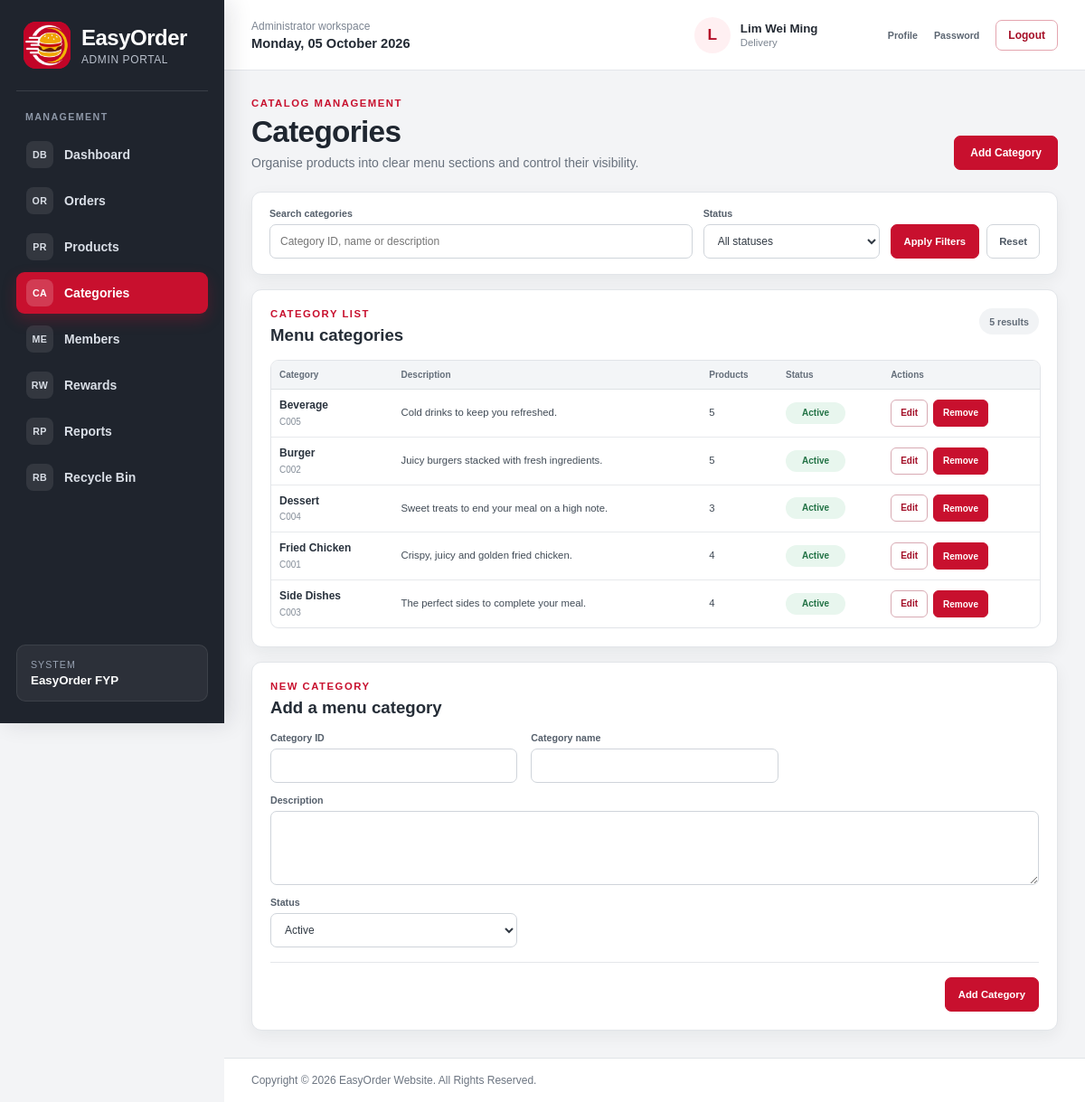
Page /admin_category.php (signed in) on the committed database.
### tables this page shows
CREATE TABLE `staff` (
  `staff_id` char(5) NOT NULL,
  `staff_name` varchar(100) NOT NULL,
  `staff_role` varchar(20) NOT NULL,
  `staff_email` varchar(100) NOT NULL,
  `staff_phone` varchar(15) NOT NULL,
  `staff_password` varchar(50) NOT NULL,
  `staff_isDelete` int(1) NOT NULL DEFAULT 0
);

CREATE TABLE `category` (
  `category_id` char(5) NOT NULL,
  `category_name` varchar(50) NOT NULL,
  `category_desc` varchar(100) NOT NULL,
  `category_status` varchar(10) NOT NULL,
  `category_isDelete` int(1) NOT NULL DEFAULT 0
);

### admin_category.php (the view, shortened to what this page needs)
<?php
include("dataconnection.php");
require_once("admin_shell.php");
function admin_category_html($value)
{
	return htmlspecialchars((string)$value,ENT_QUOTES,"UTF-8");
}
$search = trim((string)($_GET["search"] ?? ""));
$status_filter = trim((string)($_GET["status"] ?? ""));
$like_search = "%".$search."%";
$category_stmt = mysqli_prepare($connect,
	"SELECT c.category_id,c.category_name,c.category_desc,c.category_status,COUNT(p.product_id) AS product_count
	 FROM category c
	 LEFT JOIN product p ON p.product_category=c.category_name AND p.product_isDelete=0
	 WHERE c.category_isDelete=0
	 AND (?='' OR c.category_id LIKE ? OR c.category_name LIKE ? OR c.category_desc LIKE ?)
	 AND (?='' OR c.category_status=?)
	 GROUP BY c.category_id,c.category_name,c.category_desc,c.category_status
	 ORDER BY c.category_name");
$categories = array();
if($category_stmt)
{
	mysqli_stmt_bind_param($category_stmt,"ssssss",$search,$like_search,$like_search,$like_search,$status_filter,$status_filter);
	mysqli_stmt_execute($category_stmt);
	$category_result = mysqli_stmt_get_result($category_stmt);
	while($category_row = mysqli_fetch_assoc($category_result))
	{
		$categories[] = $category_row;
	}
}
$editing_category = null;
?>
<!DOCTYPE html>
<html lang="en">
<head>
	<link rel="stylesheet" href="style.css">
	<link rel="stylesheet" href="admin_style.css">
</head>
<body class="admin-body">
<?php easyorder_admin_shell_start("admin_category.php"); ?>
	<section class="admin-page-heading">
		<div>
			<p class="admin-eyebrow">CATALOG MANAGEMENT</p>
			<h1>Categories</h1>
			<p>Organise products into clear menu sections and control their visibility.</p>
		</div>
		<a class="admin-primary-link" href="#category-editor">Add Category</a>
	</section>
	<section class="admin-catalog-filter-panel">
		<form class="admin-catalog-filter-form admin-category-filter-form" method="get" action="admin_category.php">
			<label class="admin-catalog-search">
				<span>Search categories</span>
				<input type="search" name="search" value="<?php echo admin_category_html($search); ?>" placeholder="Category ID, name or description">
			</label>
			<label>
				<span>Status</span>
				<select name="status">
					<option value="">All statuses</option>
				</select>
			</label>
			<div class="admin-catalog-filter-actions">
				<button type="submit">Apply Filters</button>
				<a href="admin_category.php">Reset</a>
			</div>
		</form>
	</section>
	<section class="admin-catalog-results">
		<header class="admin-section-heading">
			<div>
				<p class="admin-eyebrow">CATEGORY LIST</p>
				<h2>Menu categories</h2>
			</div>
			<span class="admin-catalog-result-meta"><?php echo count($categories); ?> result<?php echo count($categories)===1 ? "" : "s"; ?></span>
		</header>
		<div class="admin-catalog-table-wrap">
			<table class="admin-catalog-table admin-category-table">
				<thead>
					<tr><th>Category</th><th>Description</th><th>Products</th><th>Status</th><th>Actions</th></tr>
				</thead>
				<tbody>
				<?php if(!$categories): ?>
					<tr><td class="admin-catalog-empty" colspan="5">No categories match the selected filters.</td></tr>
				<?php else: ?>
					<?php foreach($categories as $category): ?>
						<tr>
							<td><strong><?php echo admin_category_html($category["category_name"]); ?></strong><small><?php echo admin_category_html($category["category_id"]); ?></small></td>
							<td class="admin-category-description"><?php echo admin_category_html($category["category_desc"]); ?></td>
							<td><?php echo (int)$category["product_count"]; ?></td>
							<td><span class="admin-status-badge <?php echo $category["category_status"]==="Active" ? "status-success" : "status-danger"; ?>"><?php echo admin_category_html($category["category_status"]); ?></span></td>
							<td>
								<div class="admin-catalog-row-actions">
									<a href="admin_category.php?edit=<?php echo rawurlencode($category["category_id"]); ?>#category-editor">Edit</a>
									<form method="post" action="admin_category.php" onsubmit="return confirm('Remove this category? Categories containing products cannot be removed.');">
										<button type="submit">Remove</button>
									</form>
								</div>
							</td>
						</tr>
					<?php endforeach; ?>
				<?php endif; ?>
				</tbody>
			</table>
		</div>
	</section>
	<section id="category-editor" class="admin-catalog-editor">
		<header class="admin-section-heading">
			<div>
				<p class="admin-eyebrow"><?php echo $editing_category ? "UPDATE CATEGORY" : "NEW CATEGORY"; ?></p>
				<h2><?php echo $editing_category ? "Edit ".admin_category_html($editing_category["category_name"]) : "Add a menu category"; ?></h2>
			</div>
		</header>
		<form class="admin-catalog-editor-form admin-category-editor-form" name="categoryfrm" method="post" action="admin_category.php">
			<div class="admin-catalog-fields">
				<label class="admin-form-field">
					<span>Category ID</span>
					<input type="text" name="category_id" maxlength="5" pattern="[A-Za-z0-9]{1,5}" value="<?php echo admin_category_html($editing_category["category_id"] ?? ""); ?>"<?php echo $editing_category ? " readonly" : ""; ?> required>
				</label>
				<label class="admin-form-field">
					<span>Category name</span>
					<input type="text" name="category_name" maxlength="50" value="<?php echo admin_category_html($editing_category["category_name"] ?? ""); ?>" required>
				</label>
				<label class="admin-form-field admin-field-wide">
					<span>Description</span>
					<textarea name="category_desc" maxlength="255" rows="3" required><?php echo admin_category_html($editing_category["category_desc"] ?? ""); ?></textarea>
				</label>
				<label class="admin-form-field">
					<span>Status</span>
					<select name="category_status" required>
						<?php $selected_status = $editing_category["category_status"] ?? "Active"; ?>
						<option value="Active"<?php echo $selected_status==="Active" ? " selected" : ""; ?>>Active</option>
					</select>
				</label>
			</div>
			<div class="admin-catalog-form-actions">
				<button type="submit"><?php echo $editing_category ? "Save Category Changes" : "Add Category"; ?></button>
			</div>
		</form>
	</section>
<?php easyorder_admin_shell_end(); ?>
</body>
</html>

### admin_shell.php (shortened to what this page needs)
<?php
if(!function_exists("easyorder_admin_shell_start"))
{
	function easyorder_admin_shell_start($active_page="")
	{
		global $connect;
		$admin_name = $_SESSION["admin_name"] ?? "Administrator";
		$admin_role = $_SESSION["admin_role"] ?? "Staff";
		if($connect && isset($_SESSION["admin_id"]))
		{
			$identity_stmt = mysqli_prepare($connect,"SELECT staff_name,staff_role FROM staff WHERE staff_id=? AND staff_isDelete=0 LIMIT 1");
			if($identity_stmt)
			{
				mysqli_stmt_bind_param($identity_stmt,"s",$_SESSION["admin_id"]);
				if(mysqli_stmt_execute($identity_stmt))
				{
					$identity_result = mysqli_stmt_get_result($identity_stmt);
					if($identity_row = mysqli_fetch_assoc($identity_result))
					{
						$admin_name = $identity_row["staff_name"];
						$admin_role = $identity_row["staff_role"];
					}
				}
			}
		}
		$navigation = array(
			array("page"=>"admin_dashboard.php","label"=>"Dashboard","icon"=>"DB"),
			array("page"=>"admin_order.php","label"=>"Orders","icon"=>"OR"),
			array("page"=>"admin_product.php","label"=>"Products","icon"=>"PR"),
			array("page"=>"admin_category.php","label"=>"Categories","icon"=>"CA"),
			array("page"=>"admin_member.php","label"=>"Members","icon"=>"ME"),
			array("page"=>"admin_reward.php","label"=>"Rewards","icon"=>"RW"),
			array("page"=>"admin_report.php","label"=>"Reports","icon"=>"RP"),
			array("page"=>"admin_restore.php","label"=>"Recycle Bin","icon"=>"RB")
		);
		$display_admin_role = $admin_role==="Manager" ? "Super Admin" : $admin_role;
		?>
		<div class="admin-app-shell">
			<aside class="admin-sidebar" aria-label="Administrator navigation">
				<a class="admin-brand" href="admin_dashboard.php" aria-label="EasyOrder administrator dashboard">
					<img src="image/logo.png" width="52" height="52" alt="EasyOrder logo">
					<span><strong>EasyOrder</strong><small>Admin Portal</small></span>
				</a>
				<nav class="admin-navigation">
					<p class="admin-navigation-label">MANAGEMENT</p>
					<?php foreach($navigation as $item): ?>
						<?php $is_active = $active_page===$item["page"]; ?>
						<a href="<?php echo htmlspecialchars($item["page"],ENT_QUOTES,"UTF-8"); ?>" class="<?php echo $is_active ? "active" : ""; ?>"<?php echo $is_active ? ' aria-current="page"' : ""; ?>>
							<span class="admin-nav-icon" aria-hidden="true"><?php echo htmlspecialchars($item["icon"],ENT_QUOTES,"UTF-8"); ?></span>
							<?php echo htmlspecialchars($item["label"],ENT_QUOTES,"UTF-8"); ?>
						</a>
					<?php endforeach; ?>
				</nav>
				<div class="admin-sidebar-note">
					<span>System</span>
					<strong>EasyOrder FYP</strong>
				</div>
			</aside>
			<div class="admin-workspace">
				<header class="admin-topbar">
					<div class="admin-topbar-context">
						<span>Administrator workspace</span>
						<strong><?php echo date("l, d F Y"); ?></strong>
					</div>
					<div class="admin-account-summary">
						<span class="admin-avatar" aria-hidden="true"><?php echo htmlspecialchars(strtoupper(substr($admin_name,0,1)),ENT_QUOTES,"UTF-8"); ?></span>
						<a class="admin-account-copy" href="admin_profile.php" aria-label="Open administrator profile">
							<strong><?php echo htmlspecialchars($admin_name,ENT_QUOTES,"UTF-8"); ?></strong>
							<small><?php echo htmlspecialchars($display_admin_role,ENT_QUOTES,"UTF-8"); ?></small>
						</a>
						<div class="admin-account-actions">
							<a href="admin_profile.php">Profile</a>
							<a href="admin_change_password.php">Password</a>
						</div>
						<a class="admin-logout-link" href="logout.php" onclick="return confirm('Are you sure you want to logout?')">Logout</a>
					</div>
				</header>
				<main id="main" class="admin-main">
		<?php
	}
}
if(!function_exists("easyorder_admin_shell_end"))
{
	function easyorder_admin_shell_end()
	{
		?>
				</main>
				<footer class="admin-footer">
					<p>Copyright &copy; 2026 EasyOrder Website. All Rights Reserved.</p>
				</footer>
			</div>
		</div>
		<?php
	}
}

### style.css (style rules this page uses)
* { font-family:Arial; }
body { background-color:#FFF8F0; color:#333333; margin:0px; }
#main { width:960px; margin:auto; padding:10px 0px 20px 0px; }
input[type="text"],input[type="password"],input[type="email"],input[type="number"],input[type="date"],textarea { border:1px solid #CCCCCC; border-radius:4px; padding:8px 10px 8px 10px; }
th { background-color:#C8102E; color:#FFFFFF; padding:10px; }
td { padding:8px; }
footer { background-color:#2B2B2B; color:#FFFFFF; text-align:center; padding:20px 10px 20px 10px; margin-top:30px; }

### rows in the picture
staff: staff_name "L", staff_name "Lim Wei Ming", staff_role "Delivery"
category: category_name "Beverage", category_id "C005", category_desc "Cold drinks to keep you refreshed.", product_count "5", category_status "Active"
category: category_name "Burger", category_id "C002", category_desc "Juicy burgers stacked with fresh ingredients.", product_count "5", category_status "Active"
category: category_name "Dessert", category_id "C004", category_desc "Sweet treats to end your meal on a high note.", product_count "3", category_status "Active"
category: category_name "Fried Chicken", category_id "C001", category_desc "Crispy, juicy and golden fried chicken.", product_count "4", category_status "Active"
category: category_name "Side Dishes", category_id "C003", category_desc "The perfect sides to complete your meal.", product_count "4", category_status "Active"

### other values in the picture
$item["icon"] "DB"
$item["label"] "Dashboard"
$item["icon"] "OR"
$item["label"] "Orders"
$item["icon"] "PR"
$item["label"] "Products"
$item["icon"] "CA"
$item["label"] "Categories"
$item["icon"] "ME"
$item["label"] "Members"
$item["icon"] "RW"
$item["label"] "Rewards"
$item["icon"] "RP"
$item["label"] "Reports"
$item["icon"] "RB"
